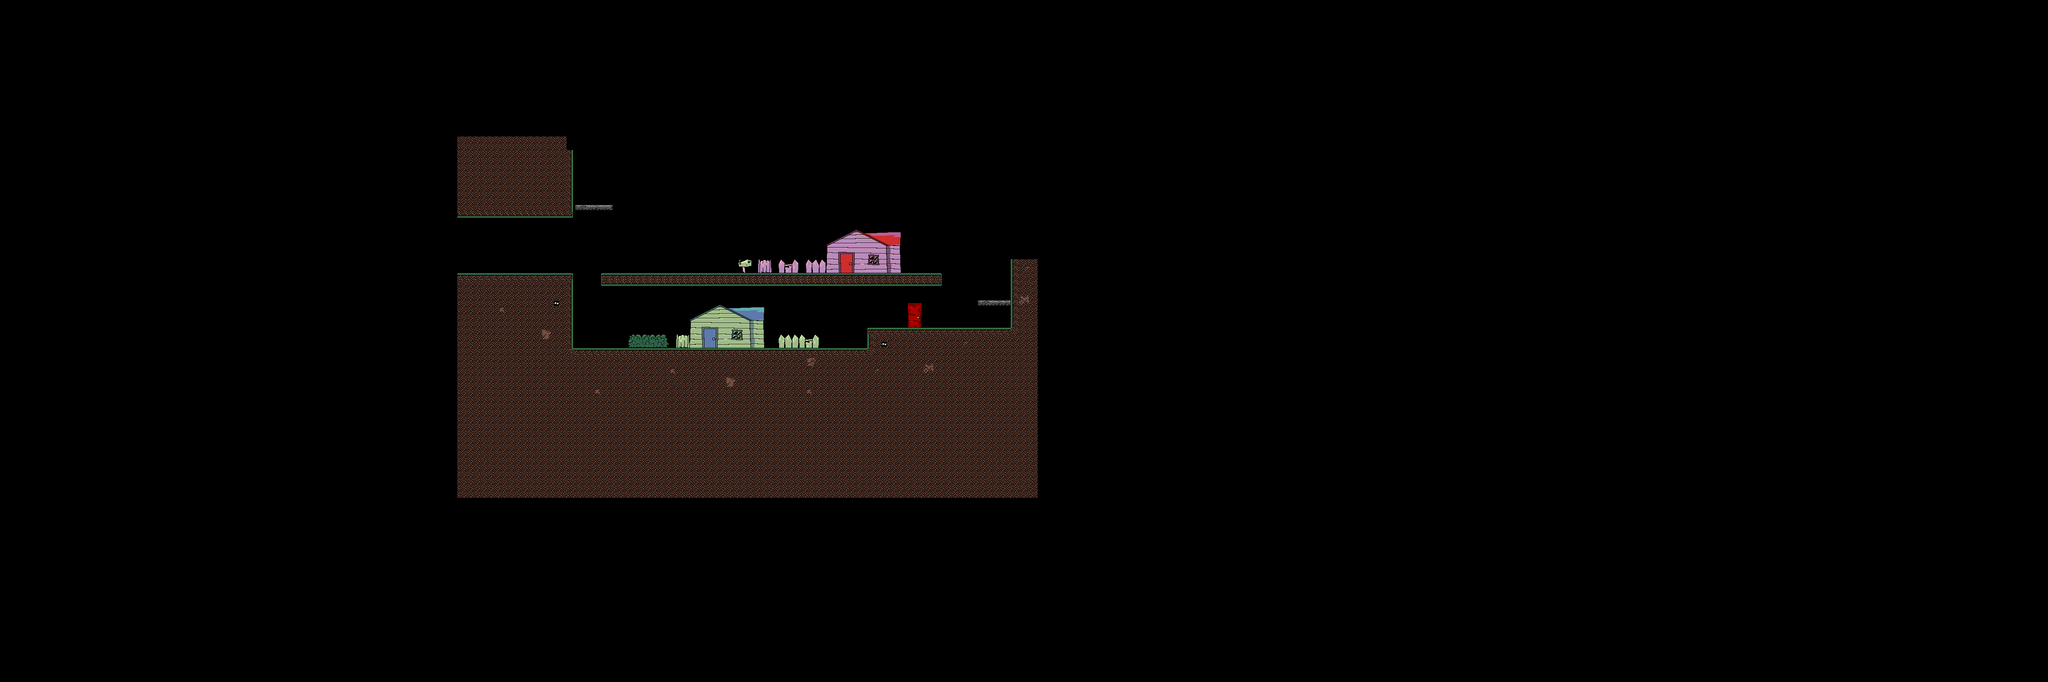

A level layout from a 2D game, rendered from its tile map. Below: a short description, then the map file with tile-grid data replaced by summaries:
An orthogonal 300x100 tile map with 16x16 px tiles, 4 tile layers (04 Background, 03 Collision, 02 Foreground, 01 Placeholders).

<map version="1.5" tiledversion="1.7.0" orientation="orthogonal" renderorder="right-down" width="300" height="100" tilewidth="16" tileheight="16" infinite="0" nextlayerid="5" nextobjectid="1">
 <tileset firstgid="1" source="RatkingTileset.tsx" />
 <layer id="4" name="04 Background" width="300" height="100">
  <data>[30000 cells, 213 non-empty, 213 distinct tile ids]</data>
 </layer>
 <layer id="1" name="03 Collision" width="300" height="100">
  <data>[30000 cells, 2485 non-empty, 33 distinct tile ids]</data>
 </layer>
 <layer id="2" name="02 Foreground" width="300" height="100">
  <data>[30000 cells, 0 non-empty, 0 distinct tile ids]</data>
 </layer>
 <layer id="3" name="01 Placeholders" width="300" height="100">
  <data>[30000 cells, 8 non-empty, 8 distinct tile ids]</data>
 </layer>
</map>
